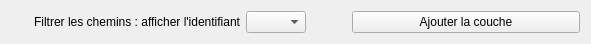
     <widget class="QWidget" name="layoutWidget_4">
      <property name="geometry">
       <rect>
        <x>30</x>
        <y>480</y>
        <width>591</width>
        <height>29</height>
       </rect>
      </property>
      <layout class="QHBoxLayout" name="horizontalLayout_2">
       <item>
        <widget class="QLabel" name="label_4">
         <property name="text">
          <string>Filtrer les chemins : afficher l'identifiant</string>
         </property>
         <property name="alignment">
          <set>Qt::AlignRight|Qt::AlignTrailing|Qt::AlignVCenter</set>
         </property>
        </widget>
       </item>
       <item>
        <widget class="QComboBox" name="comboBoxPathID">
         <property name="maximumSize">
          <size>
           <width>60</width>
           <height>16777215</height>
          </size>
         </property>
        </widget>
       </item>
       <item>
        <spacer name="horizontalSpacer_4">
         <property name="orientation">
          <enum>Qt::Horizontal</enum>
         </property>
         <property name="sizeType">
          <enum>QSizePolicy::Minimum</enum>
         </property>
         <property name="sizeHint" stdset="0">
          <size>
           <width>40</width>
           <height>20</height>
          </size>
         </property>
        </spacer>
       </item>
       <item>
        <widget class="QPushButton" name="pushButtonReqDisplay">
         <property name="enabled">
          <bool>true</bool>
         </property>
         <property name="toolTip">
          <string>&lt;html&gt;&lt;head/&gt;&lt;body&gt;&lt;p&gt;Cartographier les indicateurs choisis&lt;/p&gt;&lt;/body&gt;&lt;/html&gt;</string>
         </property>
         <property name="text">
          <string>Ajouter la couche</string>
         </property>
        </widget>
       </item>
      </layout>
     </widget>
